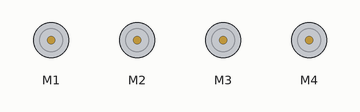
Recording of a sketch running on a simulated Arduino Uno, built with avr-gcc and run on an emulated ATmega328P. On the bench: 4 × DC motor (green arrow = forward, orange = backward, longer = faster). At 19.4 s the program stops and its outputs stay as they are.

Above: at 0.5 s.
At 2.0 s:
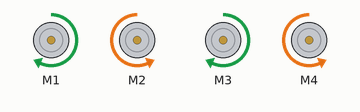
At 4.3 s:
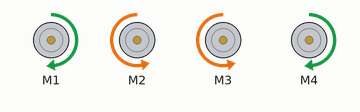
Timing chart, 0 to 6.0 s (numbered marks = the images above):
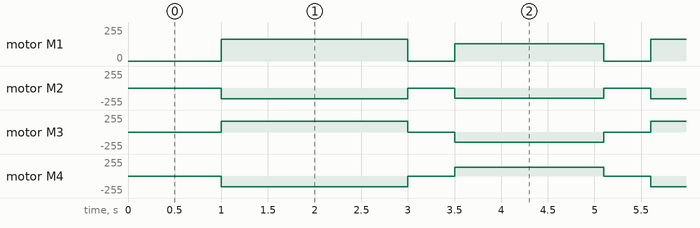

Measured:
- by itself, motor M1: repeats every 4.6 s: stopped 0.50 s, forward 130/255 1.6 s, stopped 0.50 s, forward 164/255 2.0 s
- by itself, motor M2: repeats every 4.6 s: stopped 0.50 s, backward 150/255 1.6 s, stopped 0.50 s, backward 164/255 2.0 s
- by itself, motor M3: repeats every 4.6 s: stopped 0.50 s, backward 150/255 1.6 s, stopped 0.50 s, forward 164/255 2.0 s
- by itself, motor M4: repeats every 4.6 s: stopped 0.50 s, forward 130/255 1.6 s, stopped 0.50 s, backward 164/255 2.0 s

The sketch:

Teste.ino
```cpp
#include <AFMotor.h>

AF_DCMotor motor1(1);
AF_DCMotor motor2(2);
AF_DCMotor motor3(3);
AF_DCMotor motor4(4);

int i = 0;
int tempo1 = 2000;
int tempo2 = 1600;

void moverFrente(int tempo);
void virarDireita(int tempo);
void parar();

void setup() {
  motor1.setSpeed(164);
  motor2.setSpeed(164);
  motor3.setSpeed(164);
  motor4.setSpeed(164);
}

void loop() {
  delay(1000);
  for (i = 0; i < 4; i++) {
    moverFrente(tempo1);
    parar();
    virar(tempo2);
    parar();
  }
  while(true){}
}

void moverFrente(int tempo1) {
  motor1.setSpeed(164);
  motor2.setSpeed(164);
  motor3.setSpeed(164);
  motor4.setSpeed(164);

  motor1.run(FORWARD);
  motor3.run(FORWARD);
  motor2.run(BACKWARD);
  motor4.run(BACKWARD);
  delay(tempo1);
}

void virar(int tempo2) {
  motor1.setSpeed(130);
  motor2.setSpeed(150);
  motor3.setSpeed(150);
  motor4.setSpeed(130);

  motor1.run(FORWARD);
  motor3.run(BACKWARD);
  motor2.run(BACKWARD);
  motor4.run(FORWARD);
  delay(tempo2);
}

void parar() {
  motor1.run(RELEASE);
  motor3.run(RELEASE);
  motor2.run(RELEASE);
  motor4.run(RELEASE);
  delay(500);
}
```
